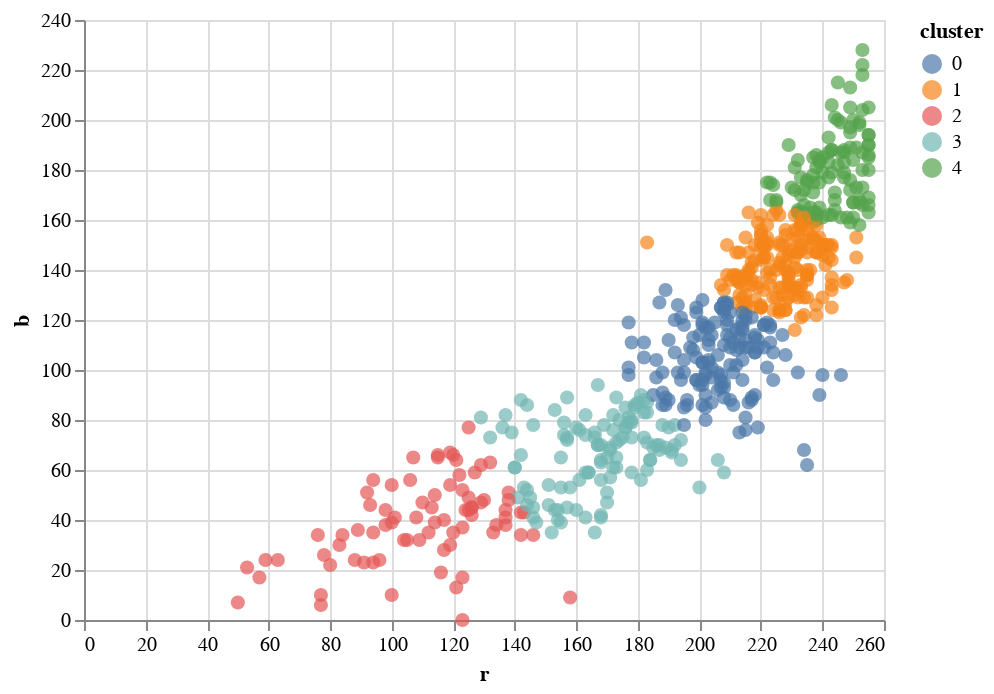

The notebook cell this image was saved under:
### Markdown cell above
Clusters are grouped by points nearest to them. So, we could use the tooltip below to check that out if interested.

Below, the 2d plot of r vs b is displayed. We use :N for discrete nominal no ordering data that is classified as categorical. So, the cluster numbers are just labels in this case.

### Code cell
#Since this is the k means clustering in 2 dimension, I chose to work with red & blue only.
col0 = "r"
col1 = "b"

from sklearn.cluster import KMeans
kmeans = KMeans(n_clusters=5)
kmeans.fit(df[[col0,col1]])
arr = kmeans.predict(df[[col0, col1]])
df["cluster"] = arr

alt.Chart(df).mark_circle(size = 50).encode(
    x=col0,
    y=col1,
    color="cluster:N", 
    tooltip = ["L","H","S","V","rgb", "brand"]
)

### Figure 1 — Vega-Lite specification as saved in the notebook (floating-point values rounded to 4 significant figures; data arrays with more than 128 entries replaced by an {"elided": "..."} marker saying what was removed)
{"config": {"view": {"continuousWidth": 400, "continuousHeight": 300}}, "data": {"name": "data-d7ffe0b1f906d1906e91b795f81cb3dc"}, "mark": {"type": "circle", "size": 50}, "encoding": {"color": {"field": "cluster", "type": "nominal"}, "tooltip": [{"field": "L", "type": "quantitative"}, {"field": "H", "type": "quantitative"}, {"field": "S", "type": "quantitative"}, {"field": "V", "type": "quantitative"}, {"field": "rgb", "type": "nominal"}, {"field": "brand", "type": "nominal"}], "x": {"field": "r", "type": "quantitative"}, "y": {"field": "b", "type": "quantitative"}}, "$schema": "https://vega.github.io/schema/vega-lite/v4.17.0.json", "datasets": {"data-d7ffe0b1f906d1906e91b795f81cb3dc": {"elided": "613 records"}}}
